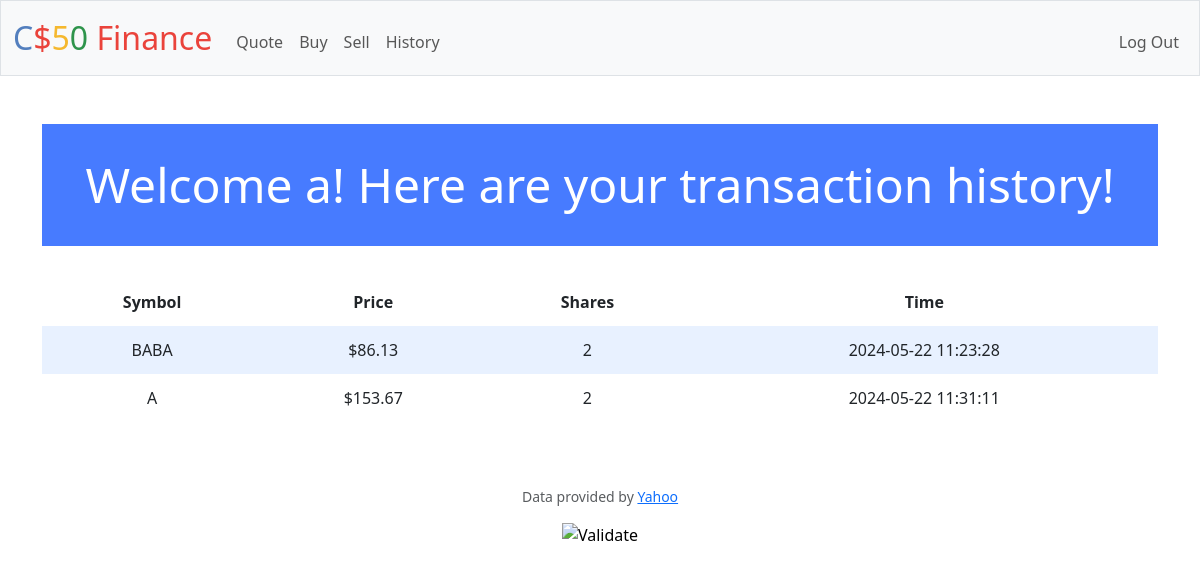
/history (signed in), run on an earlier commit of the app's database.
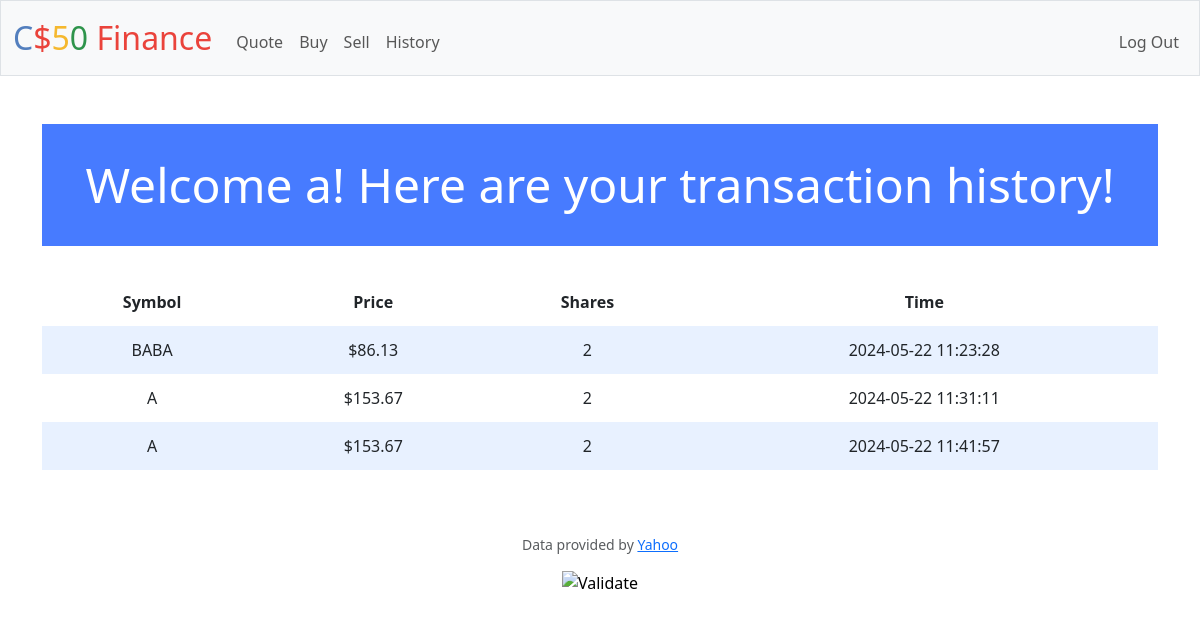
And on a later commit of the database.
### tables this page shows
CREATE TABLE history (
    user_id INTEGER NOT NULL,
    symbol TEXT NOT NULL,
    price REAL NOT NULL,
    shares INTEGER NOT NULL,
    cash REAL NOT NULL,
    time TIMESTAMP NOT NULL,
    FOREIGN KEY (user_id) REFERENCES users(id)
    );

### app.py (the view)
@app.route("/history")
@login_required
def history():
    user_id = session["user_id"]
    username = db.execute("SELECT username FROM users WHERE id = ?", user_id)[0]["username"]
    stocks = db.execute("SELECT symbol, price, shares, time FROM history WHERE user_id = ?", user_id)
    if stocks:
        for stock in stocks:
            stock["price"] = usd(stock["price"])
        return render_template("history.html", stocks = stocks, username=username)

### app.py (called while the page is built)
@app.after_request
def after_request(response):
    response.headers["Cache-Control"] = "no-cache, no-store, must-revalidate"
    response.headers["Expires"] = 0
    response.headers["Pragma"] = "no-cache"
    return response

### helpers.py (called while the page is built)
def login_required(f):
    @wraps(f)
    def decorated_function(*args, **kwargs):
        if session.get("user_id") is None:
            return redirect("/login")
        return f(*args, **kwargs)
    return decorated_function

def usd(value):
    return f"${value:,.2f}"

### templates/history.html (shortened to what this page needs)
{% extends "layout.html" %}
{% block main %}
    <h1>Welcome {{ username }}! Here are your transaction history!</h1>
    <table>
        <thead>
            <th>Symbol</th>
            <th>Price</th>
            <th>Shares</th>
            <th>Time</th>
        </thead>
        <tbody>
            {% for stock in stocks %}
                <tr>
                    <td>{{ stock.symbol }}</td>
                    <td>{{ stock.price }}</td>
                    <td>{{ stock.shares }}</td>
                    <td>{{ stock.time }}</td>
                </tr>
            {% endfor %}
        </tbody>
    </table>
{% endblock %}

### templates/layout.html (shortened to what this page needs)
<!DOCTYPE html>
<html lang="en">
    <head>
        <link href="https://cdn.jsdelivr.net/npm/bootstrap@5.3.3/dist/css/bootstrap.min.css" rel="stylesheet">
        <link href="/static/styles.css" rel="stylesheet">
    </head>
    <body>
        <nav class="bg-light border navbar navbar-expand-md navbar-light">
            <div class="container-fluid">
                <a class="navbar-brand" href="/"><span class="blue">C</span><span class="red">$</span><span class="yellow">5</span><span class="green">0</span> <span class="red">Finance</span></a>
                <div class="collapse navbar-collapse" id="navbar">
                    {% if session["user_id"] %}
                        <ul class="navbar-nav me-auto mt-2">
                            <li class="nav-item"><a class="nav-link" href="/quote">Quote</a></li>
                            <li class="nav-item"><a class="nav-link" href="/buy">Buy</a></li>
                            <li class="nav-item"><a class="nav-link" href="/sell">Sell</a></li>
                            <li class="nav-item"><a class="nav-link" href="/history">History</a></li>
                        </ul>
                        <ul class="navbar-nav ms-auto mt-2">
                            <li class="nav-item"><a class="nav-link" href="/logout">Log Out</a></li>
                        </ul>
                    {% else %}
                        <ul class="navbar-nav ms-auto mt-2">
                            <li class="nav-item"><a class="nav-link" href="/register">Register</a></li>
                            <li class="nav-item"><a class="nav-link" href="/login">Log In</a></li>
                        </ul>
                    {% endif %}
                </div>
            </div>
        </nav>
        <main class="container py-5 text-center">
            {% block main %}{% endblock %}
        </main>
        <footer class="mb-5">
            <p class="mb-3 small text-center text-muted">
                Data provided by <a href="https://finance.yahoo.com/">Yahoo</a>
            </p>
            <form action="https://validator.w3.org/check" class="text-center" enctype="multipart/form-data" method="post" target="_blank">
                <input alt="Validate" src="/static/I_heart_validator.png" type="image">
            </form>
        </footer>
    </body>
</html>

### static/styles.css (style rules this page uses)
nav .navbar-brand { font-size: xx-large; }
nav .navbar-brand .blue { color: #537fbe; }
nav .navbar-brand .red { color: #ea433b; }
nav .navbar-brand .yellow { color: #f5b82e; }
nav .navbar-brand .green { color: #2e944b; }
h1 { background-color: #477bff; color: #fff; font-size: 48px; margin-bottom: 2rem; padding: 2rem 1rem; text-align: center; }
table { background-color: transparent; margin-bottom: 1rem; width: 100%; }
table th, table td { padding: 0.75rem; vertical-align: middle; }
tbody tr:nth-of-type(odd) { background-color: rgb(179, 208, 255, 0.3) }

What changed in the data, as far as the page shows it:
added history: symbol "A", price "$153.67", shares "2", time "2024-05-22 11:41:57"
